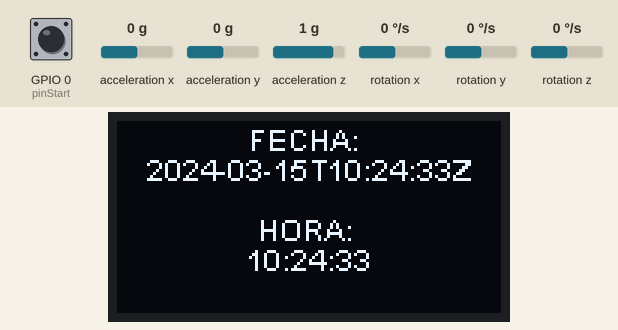
Simulated run of this program. Board: ESP32. Shown: 128×64 one-colour display. Inputs (shaded band) come from the test bench; at power-on: GPIO 0 (pinStart) HIGH, acceleration x 0 g, acceleration y 0 g, acceleration z 1 g, rotation x 0 °/s, rotation y 0 °/s, rotation z 0 °/s. WiFi joins after 1.5 s; servers stay silent unless stated; network time is answered at once with the bench clock; the local clock reads 2024-03-15 10:24:30 at power-on unless the program sets it; what the program prints to the serial monitor is not drawn.

Above: at 3.2 s.
3.3 s: GPIO 0 (pinStart) pulled LOW for 0.15 s
At 3.7 s:
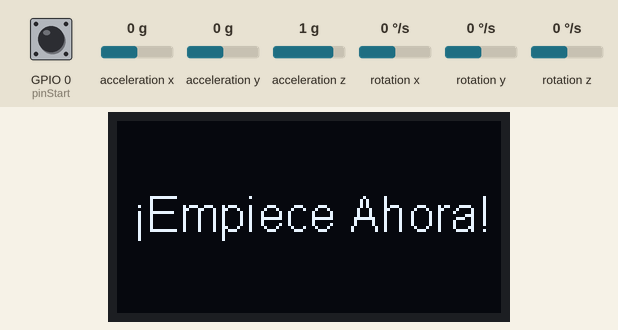
At 7.4 s:
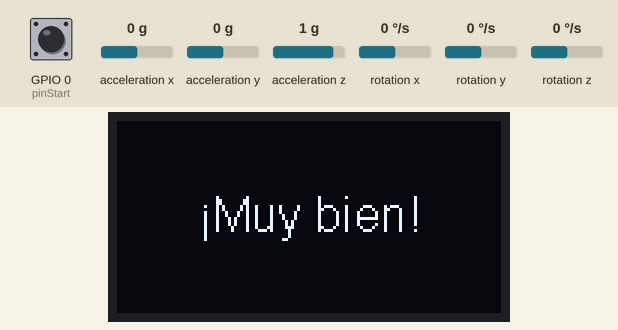
Timing chart, 0 to 8.9 s (numbered marks = the images above; inputs shaded):
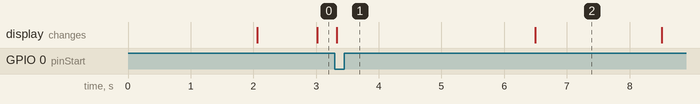

Measured:
- after the input at 3.3 s, the display: changes at once (image 1)

The program:

main.cpp
```cpp
#include "Wire.h"
#include <WiFi.h>
#include "I2Cdev.h"       // Librerias I2C para controlar el mpu6050
#include "MPU6050.h"      // Librerias I2C para controlar el mpu6050 - Libreria modificada en el archivo MPU6050.h - https://www.youtube.com/watch?v=FMZO4UTVZBk (observar comentarios)
#include <SSD1306Wire.h>  // legacy: #include "SSD1306.h"
#include <NTPClient.h>    // Actualizar la hora por medio del servidor NTPClient - Esta librería ha sido modificada https://github.com/arduino-libraries/NTPClient/issues/36
#include <WiFiUdp.h>      // Udp.cpp: Biblioteca para enviar / recibir paquetes UDP


////////////////////////// Inicializar NTPCliente //////////////////////////


// Network credentials
const char* ssid     = "RED_CANGO";
const char* password = "*/Anita2020_CNN";

// Define NTP Client to get time
WiFiUDP ntpUDP;
NTPClient timeClient(ntpUDP);

// Variables to save date and time
String formattedDate;
String formattedTime;
String dayStamp;


////////////////////////// Inicializar MPU6050 //////////////////////////


// class default I2C address is 0x68
// specific I2C addresses may be passed as a parameter here
// AD0 low = 0x68 (default for InvenSense evaluation board)
// AD0 high = 0x69

// Instancia objeto de la clase MPU6050
MPU6050 sensor;

// Valores RAW (sin procesar) del giroscopio en los ejes x,y,z
const int timeData = 3; // Tiempo en recolectar datos en segundos
int16_t accelX = 0, accelY = 0, accelZ = 0;
//int16_t gyroX = 0, gyroY =0, gyroZ = 0;


////////////////////////// Inicializar SSD1306 //////////////////////////


// Initialize the OLED display using Arduino Wire:
SSD1306Wire display(0x3c, 21, 22);  // ADDRESS, SDA, SCL  -  If not, they can be specified manually.


////////////////////////// CARACTERISTICAS CNN //////////////////////////


// Caracteristicas
double mavXAxis = 0.0,mavYAxis = 0.0,mavZAxis = 0.0;
double rmsXAxis = 0.0,rmsYAxis = 0.0,rmsZAxis = 0.0;
double wlXAxis = 0.0, wlYAxis = 0.0, wlZAxis = 0.0;
double wlaXAxis = 0.0, wlaYAxis = 0.0, wlaZAxis = 0.0;

const int pinStart = 0;
//int buttonState = 0;
//const int SDAPin = 21;
//const int SCLPin = 22;
boolean flag = false;
unsigned long debounce = 0; // Tiempo del rebote.


void ttime() {

  while(!timeClient.update()) {
    timeClient.forceUpdate();
  }

  formattedDate = timeClient.getFormattedDate();
  formattedTime = timeClient.getFormattedTime();

  display.clear();
  display.setFont(ArialMT_Plain_10);

  display.drawString(64, 0, "FECHA: ");
  display.drawString(64, 10, String(formattedDate));

  display.drawString(64, 30, "HORA: ");
  display.drawString(64, 40, String(formattedTime));

  display.display();

}


void featuresExtraction() {

  int sizeSample = timeData*10;

  mavXAxis = 0.0;
  mavYAxis = 0.0;
  mavZAxis = 0.0;

  rmsXAxis = 0.0;
  rmsYAxis = 0.0;
  rmsZAxis = 0.0;

  wlXAxis = 0.0;
  wlYAxis = 0.0;
  wlZAxis = 0.0;

  for (int k = 0; k<sizeSample;k++)
  {
    sensor.getAcceleration(&accelX, &accelY, &accelZ);

    double ax_m_s2 = accelX * (9.81/16384.0);
    double ay_m_s2 = accelY * (9.81/16384.0);
    double az_m_s2 = accelZ * (9.81/16384.0);

    //Valor absoluto medio (MAV)
    mavXAxis = mavXAxis + abs(ax_m_s2);
    mavYAxis = mavYAxis + abs(ay_m_s2);
    mavZAxis = mavZAxis + abs(az_m_s2);

    ///Valor eficaz (RMS)
    rmsXAxis = rmsXAxis + ax_m_s2*ax_m_s2;
    rmsYAxis = rmsYAxis + ay_m_s2*ay_m_s2;
    rmsZAxis = rmsZAxis + az_m_s2*az_m_s2;

    //Longitud de forma de onda (WL)
    wlXAxis = wlXAxis + abs(ax_m_s2 - wlaXAxis);
    wlYAxis = wlYAxis + abs(ay_m_s2 - wlaYAxis);
    wlZAxis = wlZAxis + abs(az_m_s2 - wlaZAxis);

    wlaXAxis = ax_m_s2;
    wlaYAxis = ay_m_s2;
    wlaZAxis = az_m_s2;

    delay(100);
  }

  mavXAxis = mavXAxis/(double)sizeSample;
  mavYAxis = mavYAxis/(double)sizeSample;
  mavZAxis = mavZAxis/(double)sizeSample;

  rmsXAxis = sqrt(rmsXAxis/(double)sizeSample);
  rmsYAxis = sqrt(rmsYAxis/(double)sizeSample);
  rmsZAxis = sqrt(rmsZAxis/(double)sizeSample);
}


void pulse() {
  if(!digitalRead(pinStart) && (millis()-debounce > 500))
  {
    debounce = millis();
    flag = true;
   }
}


void setup() {

    Serial.begin(115200);    //Iniciando puerto serial

    display.init();
    display.setTextAlignment(TEXT_ALIGN_CENTER);

    //Serial.print("Connecting to ");
    //Serial.println(ssid);
    WiFi.begin(ssid, password);
    delay(1000);
    while (WiFi.status() != WL_CONNECTED) {
        delay(500);
        //Serial.print(".");
    }

    // Print local IP address and start web server
    //Serial.println("");
    //Serial.println("WiFi connected.");

    // Initialize a NTPClient to get time
    timeClient.begin();
    timeClient.setTimeOffset(-18000);   //GMT-5

    pinMode(pinStart,INPUT_PULLUP);

    // join I2C bus (I2Cdev library doesn't do this automatically)
    Wire.begin();           //Iniciando I2C
    sensor.initialize();    //Iniciando el sensor

    //Serial.println("Iniciando MPU6050");
    if (sensor.testConnection()) delay(500); //Serial.println("Sensor iniciado correctamente");
    else delay(500); //Serial.println("Error al iniciar el sensor");

}

void loop() {

    display.clear();
    ttime();    //Inicio del reloj
    display.clear();

    //Condición si se presionó el botón, este retorna un true, en la bandera
    if(!digitalRead(pinStart)) {
        pulse();
    }

    //Si la bandera es true, sucede el ingreso de datos
    if(flag) {
        //Mensaje de inicio de ingreso de datos
        display.clear();
        display.setFont(ArialMT_Plain_16);
        display.drawString(64, 22, "¡Empiece Ahora!");
        display.display();
        delay(100);

        //Extracción de datos
        featuresExtraction();

        //Imprime los datos recogidos del sensor MPU6050
        Serial.println(mavXAxis);
        Serial.println(mavYAxis);
        Serial.println(mavZAxis);

        Serial.println(rmsXAxis);
        Serial.println(rmsYAxis);
        Serial.println(rmsZAxis);

        Serial.println(wlXAxis);
        Serial.println(wlYAxis);
        Serial.println(wlZAxis);

        //La bandera regresa a false
        flag = false;

        //Mensaje de fin de ingreso de datos
        display.clear();
        display.setFont(ArialMT_Plain_16);
        display.drawString(64, 22, "¡Muy bien!");
        display.display();
        delay(2000);
        display.clear();    //Finaliza el proceso y reinicia el reloj
    }
}
```
